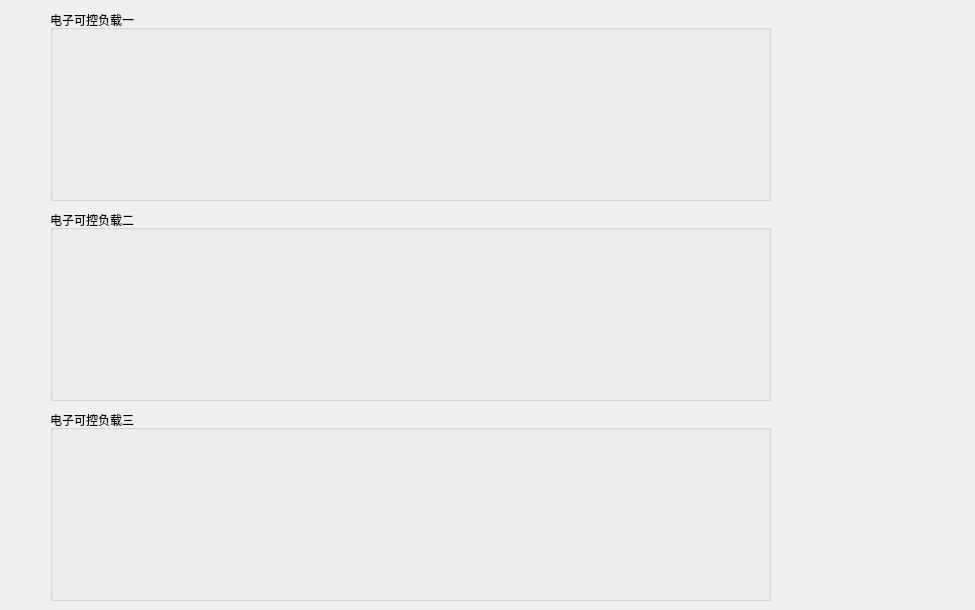
<?xml version="1.0" encoding="UTF-8"?>
<ui version="4.0">
 <class>E_InputHomeWid</class>
 <widget class="QWidget" name="E_InputHomeWid">
  <property name="geometry">
   <rect>
    <x>0</x>
    <y>0</y>
    <width>975</width>
    <height>610</height>
   </rect>
  </property>
  <property name="windowTitle">
   <string>Form</string>
  </property>
  <widget class="QGroupBox" name="groupBox">
   <property name="geometry">
    <rect>
     <x>50</x>
     <y>10</y>
     <width>721</width>
     <height>191</height>
    </rect>
   </property>
   <property name="title">
    <string>电子可控负载一</string>
   </property>
   <widget class="QWidget" name="widget_4" native="true">
    <property name="geometry">
     <rect>
      <x>560</x>
      <y>30</y>
      <width>120</width>
      <height>51</height>
     </rect>
    </property>
   </widget>
   <widget class="QWidget" name="widget_2" native="true">
    <property name="geometry">
     <rect>
      <x>190</x>
      <y>30</y>
      <width>120</width>
      <height>51</height>
     </rect>
    </property>
   </widget>
   <widget class="QWidget" name="widget_1" native="true">
    <property name="geometry">
     <rect>
      <x>30</x>
      <y>30</y>
      <width>120</width>
      <height>51</height>
     </rect>
    </property>
   </widget>
   <widget class="QWidget" name="widget_3" native="true">
    <property name="geometry">
     <rect>
      <x>360</x>
      <y>30</y>
      <width>120</width>
      <height>51</height>
     </rect>
    </property>
   </widget>
   <widget class="QWidget" name="widget_8" native="true">
    <property name="geometry">
     <rect>
      <x>560</x>
      <y>100</y>
      <width>120</width>
      <height>51</height>
     </rect>
    </property>
   </widget>
   <widget class="QWidget" name="widget_6" native="true">
    <property name="geometry">
     <rect>
      <x>190</x>
      <y>100</y>
      <width>120</width>
      <height>51</height>
     </rect>
    </property>
   </widget>
   <widget class="QWidget" name="widget_5" native="true">
    <property name="geometry">
     <rect>
      <x>30</x>
      <y>100</y>
      <width>120</width>
      <height>51</height>
     </rect>
    </property>
   </widget>
   <widget class="QWidget" name="widget_7" native="true">
    <property name="geometry">
     <rect>
      <x>360</x>
      <y>100</y>
      <width>120</width>
      <height>51</height>
     </rect>
    </property>
   </widget>
  </widget>
  <widget class="QGroupBox" name="groupBox_2">
   <property name="geometry">
    <rect>
     <x>50</x>
     <y>210</y>
     <width>721</width>
     <height>191</height>
    </rect>
   </property>
   <property name="title">
    <string>电子可控负载二</string>
   </property>
   <widget class="QWidget" name="widget_12" native="true">
    <property name="geometry">
     <rect>
      <x>560</x>
      <y>30</y>
      <width>120</width>
      <height>51</height>
     </rect>
    </property>
   </widget>
   <widget class="QWidget" name="widget_10" native="true">
    <property name="geometry">
     <rect>
      <x>190</x>
      <y>30</y>
      <width>120</width>
      <height>51</height>
     </rect>
    </property>
   </widget>
   <widget class="QWidget" name="widget_9" native="true">
    <property name="geometry">
     <rect>
      <x>30</x>
      <y>30</y>
      <width>120</width>
      <height>51</height>
     </rect>
    </property>
   </widget>
   <widget class="QWidget" name="widget_11" native="true">
    <property name="geometry">
     <rect>
      <x>360</x>
      <y>30</y>
      <width>120</width>
      <height>51</height>
     </rect>
    </property>
   </widget>
   <widget class="QWidget" name="widget_16" native="true">
    <property name="geometry">
     <rect>
      <x>560</x>
      <y>100</y>
      <width>120</width>
      <height>51</height>
     </rect>
    </property>
   </widget>
   <widget class="QWidget" name="widget_14" native="true">
    <property name="geometry">
     <rect>
      <x>190</x>
      <y>100</y>
      <width>120</width>
      <height>51</height>
     </rect>
    </property>
   </widget>
   <widget class="QWidget" name="widget_13" native="true">
    <property name="geometry">
     <rect>
      <x>30</x>
      <y>100</y>
      <width>120</width>
      <height>51</height>
     </rect>
    </property>
   </widget>
   <widget class="QWidget" name="widget_15" native="true">
    <property name="geometry">
     <rect>
      <x>360</x>
      <y>100</y>
      <width>120</width>
      <height>51</height>
     </rect>
    </property>
   </widget>
  </widget>
  <widget class="QGroupBox" name="groupBox_3">
   <property name="geometry">
    <rect>
     <x>50</x>
     <y>410</y>
     <width>721</width>
     <height>191</height>
    </rect>
   </property>
   <property name="title">
    <string>电子可控负载三</string>
   </property>
   <widget class="QWidget" name="widget_20" native="true">
    <property name="geometry">
     <rect>
      <x>560</x>
      <y>30</y>
      <width>120</width>
      <height>51</height>
     </rect>
    </property>
   </widget>
   <widget class="QWidget" name="widget_18" native="true">
    <property name="geometry">
     <rect>
      <x>190</x>
      <y>30</y>
      <width>120</width>
      <height>51</height>
     </rect>
    </property>
   </widget>
   <widget class="QWidget" name="widget_17" native="true">
    <property name="geometry">
     <rect>
      <x>30</x>
      <y>30</y>
      <width>120</width>
      <height>51</height>
     </rect>
    </property>
   </widget>
   <widget class="QWidget" name="widget_19" native="true">
    <property name="geometry">
     <rect>
      <x>360</x>
      <y>30</y>
      <width>120</width>
      <height>51</height>
     </rect>
    </property>
   </widget>
   <widget class="QWidget" name="widget_24" native="true">
    <property name="geometry">
     <rect>
      <x>560</x>
      <y>100</y>
      <width>120</width>
      <height>51</height>
     </rect>
    </property>
   </widget>
   <widget class="QWidget" name="widget_22" native="true">
    <property name="geometry">
     <rect>
      <x>190</x>
      <y>100</y>
      <width>120</width>
      <height>51</height>
     </rect>
    </property>
   </widget>
   <widget class="QWidget" name="widget_21" native="true">
    <property name="geometry">
     <rect>
      <x>30</x>
      <y>100</y>
      <width>120</width>
      <height>51</height>
     </rect>
    </property>
   </widget>
   <widget class="QWidget" name="widget_23" native="true">
    <property name="geometry">
     <rect>
      <x>360</x>
      <y>100</y>
      <width>120</width>
      <height>51</height>
     </rect>
    </property>
   </widget>
  </widget>
 </widget>
 <resources/>
 <connections/>
</ui>
